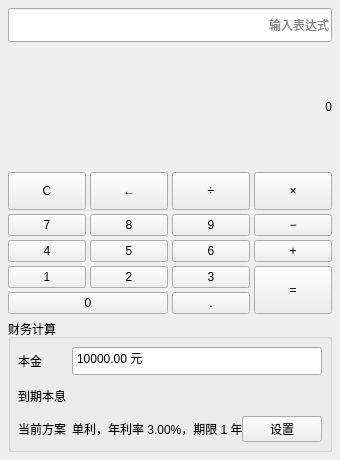
<?xml version="1.0" encoding="UTF-8"?>
<ui version="4.0">
 <class>MainWindow</class>
 <widget class="QMainWindow" name="MainWindow">
  <property name="geometry">
   <rect>
    <x>0</x>
    <y>0</y>
    <width>340</width>
    <height>460</height>
   </rect>
  </property>
  <property name="sizePolicy">
   <sizepolicy hsizetype="Preferred" vsizetype="Minimum">
    <horstretch>0</horstretch>
    <verstretch>0</verstretch>
   </sizepolicy>
  </property>
  <property name="minimumSize">
   <size>
    <width>320</width>
    <height>440</height>
   </size>
  </property>
  <property name="windowTitle">
   <string>财务计算器</string>
  </property>
  <widget class="QWidget" name="centralwidget">
   <layout class="QVBoxLayout" name="mainLayout">
    <property name="spacing">
     <number>5</number>
    </property>
    <property name="leftMargin">
     <number>8</number>
    </property>
    <property name="topMargin">
     <number>8</number>
    </property>
    <property name="rightMargin">
     <number>8</number>
    </property>
    <property name="bottomMargin">
     <number>8</number>
    </property>
    <item>
     <widget class="QLineEdit" name="expressionEdit">
      <property name="minimumSize">
       <size>
        <width>0</width>
        <height>34</height>
       </size>
      </property>
      <property name="alignment">
       <set>Qt::AlignRight</set>
      </property>
      <property name="placeholderText">
       <string>输入表达式</string>
      </property>
     </widget>
    </item>
    <item>
     <widget class="QLabel" name="resultLabel">
      <property name="minimumSize">
       <size>
        <width>0</width>
        <height>30</height>
       </size>
      </property>
      <property name="text">
       <string>0</string>
      </property>
      <property name="alignment">
       <set>Qt::AlignRight|Qt::AlignTrailing|Qt::AlignVCenter</set>
      </property>
     </widget>
    </item>
    <item>
     <widget class="QFrame" name="keyPanel">
      <layout class="QGridLayout" name="keyLayout">
       <property name="leftMargin">
        <number>0</number>
       </property>
       <property name="topMargin">
        <number>0</number>
       </property>
       <property name="rightMargin">
        <number>0</number>
       </property>
       <property name="bottomMargin">
        <number>0</number>
       </property>
       <property name="spacing">
        <number>4</number>
       </property>
       <item row="0" column="0">
        <widget class="QPushButton" name="clearButton">
         <property name="minimumSize">
          <size>
           <width>72</width>
           <height>38</height>
          </size>
         </property>
         <property name="text">
          <string>C</string>
         </property>
        </widget>
       </item>
       <item row="0" column="1">
        <widget class="QPushButton" name="backButton">
         <property name="minimumSize">
          <size>
           <width>72</width>
           <height>38</height>
          </size>
         </property>
         <property name="text">
          <string>←</string>
         </property>
        </widget>
       </item>
       <item row="0" column="2">
        <widget class="DraggableButton" name="divideButton">
         <property name="minimumSize">
          <size>
           <width>72</width>
           <height>38</height>
          </size>
         </property>
         <property name="text">
          <string>÷</string>
         </property>
         <property name="value" stdset="0">
          <string>/</string>
         </property>
        </widget>
       </item>
       <item row="0" column="3">
        <widget class="DraggableButton" name="multiplyButton">
         <property name="minimumSize">
          <size>
           <width>72</width>
           <height>38</height>
          </size>
         </property>
         <property name="text">
          <string>×</string>
         </property>
         <property name="value" stdset="0">
          <string>*</string>
         </property>
        </widget>
       </item>
       <item row="1" column="0">
        <widget class="DraggableButton" name="sevenButton">
         <property name="text">
          <string>7</string>
         </property>
         <property name="value" stdset="0">
          <string>7</string>
         </property>
        </widget>
       </item>
       <item row="1" column="1">
        <widget class="DraggableButton" name="eightButton">
         <property name="text">
          <string>8</string>
         </property>
         <property name="value" stdset="0">
          <string>8</string>
         </property>
        </widget>
       </item>
       <item row="1" column="2">
        <widget class="DraggableButton" name="nineButton">
         <property name="text">
          <string>9</string>
         </property>
         <property name="value" stdset="0">
          <string>9</string>
         </property>
        </widget>
       </item>
       <item row="1" column="3">
        <widget class="DraggableButton" name="minusButton">
         <property name="text">
          <string>−</string>
         </property>
         <property name="value" stdset="0">
          <string>-</string>
         </property>
        </widget>
       </item>
       <item row="2" column="0">
        <widget class="DraggableButton" name="fourButton">
         <property name="text">
          <string>4</string>
         </property>
         <property name="value" stdset="0">
          <string>4</string>
         </property>
        </widget>
       </item>
       <item row="2" column="1">
        <widget class="DraggableButton" name="fiveButton">
         <property name="text">
          <string>5</string>
         </property>
         <property name="value" stdset="0">
          <string>5</string>
         </property>
        </widget>
       </item>
       <item row="2" column="2">
        <widget class="DraggableButton" name="sixButton">
         <property name="text">
          <string>6</string>
         </property>
         <property name="value" stdset="0">
          <string>6</string>
         </property>
        </widget>
       </item>
       <item row="2" column="3">
        <widget class="DraggableButton" name="plusButton">
         <property name="text">
          <string>+</string>
         </property>
         <property name="value" stdset="0">
          <string>+</string>
         </property>
        </widget>
       </item>
       <item row="3" column="0">
        <widget class="DraggableButton" name="oneButton">
         <property name="text">
          <string>1</string>
         </property>
         <property name="value" stdset="0">
          <string>1</string>
         </property>
        </widget>
       </item>
       <item row="3" column="1">
        <widget class="DraggableButton" name="twoButton">
         <property name="text">
          <string>2</string>
         </property>
         <property name="value" stdset="0">
          <string>2</string>
         </property>
        </widget>
       </item>
       <item row="3" column="2">
        <widget class="DraggableButton" name="threeButton">
         <property name="text">
          <string>3</string>
         </property>
         <property name="value" stdset="0">
          <string>3</string>
         </property>
        </widget>
       </item>
       <item row="3" column="3" rowspan="2">
        <widget class="QPushButton" name="equalButton">
         <property name="sizePolicy">
          <sizepolicy hsizetype="Expanding" vsizetype="Expanding">
           <horstretch>0</horstretch>
           <verstretch>0</verstretch>
          </sizepolicy>
         </property>
         <property name="text">
          <string>=</string>
         </property>
        </widget>
       </item>
       <item row="4" column="0" colspan="2">
        <widget class="DraggableButton" name="zeroButton">
         <property name="text">
          <string>0</string>
         </property>
         <property name="value" stdset="0">
          <string>0</string>
         </property>
        </widget>
       </item>
       <item row="4" column="2">
        <widget class="DraggableButton" name="dotButton">
         <property name="text">
          <string>.</string>
         </property>
         <property name="value" stdset="0">
          <string>.</string>
         </property>
        </widget>
       </item>
      </layout>
     </widget>
    </item>
    <item>
     <widget class="QGroupBox" name="financeGroup">
      <property name="title">
       <string>财务计算</string>
      </property>
      <layout class="QFormLayout" name="financeLayout">
       <property name="horizontalSpacing">
        <number>6</number>
       </property>
       <property name="verticalSpacing">
        <number>5</number>
       </property>
       <property name="leftMargin">
        <number>7</number>
       </property>
       <property name="topMargin">
        <number>7</number>
       </property>
       <property name="rightMargin">
        <number>7</number>
       </property>
       <property name="bottomMargin">
        <number>7</number>
       </property>
       <item row="0" column="0">
        <widget class="QLabel" name="principalLabel">
         <property name="text">
          <string>本金</string>
         </property>
        </widget>
       </item>
       <item row="0" column="1">
       <widget class="QDoubleSpinBox" name="principalSpin">
         <property name="buttonSymbols">
          <enum>QAbstractSpinBox::NoButtons</enum>
         </property>
         <property name="minimumSize">
          <size>
           <width>0</width>
           <height>30</height>
          </size>
         </property>
         <property name="suffix">
          <string> 元</string>
         </property>
         <property name="maximum">
          <double>1000000000.000000000000000</double>
         </property>
         <property name="value">
          <double>10000.000000000000000</double>
         </property>
        </widget>
       </item>
       <item row="1" column="0">
       <widget class="QLabel" name="financeResultTitleLabel">
         <property name="text">
          <string>到期本息</string>
         </property>
        </widget>
       </item>
       <item row="1" column="1">
        <widget class="QLabel" name="financeResultLabel">
         <property name="minimumSize">
          <size>
           <width>0</width>
           <height>30</height>
          </size>
         </property>
         <property name="alignment">
          <set>Qt::AlignRight|Qt::AlignTrailing|Qt::AlignVCenter</set>
         </property>
        </widget>
       </item>
       <item row="2" column="0">
       <widget class="QLabel" name="parameterTitleLabel">
         <property name="text">
          <string>当前方案</string>
         </property>
        </widget>
       </item>
       <item row="2" column="1">
        <layout class="QHBoxLayout" name="parameterLayout">
         <item>
          <widget class="QLabel" name="parameterLabel">
           <property name="text">
            <string>单利，年利率 3.00%，期限 1 年</string>
           </property>
          </widget>
         </item>
         <item>
          <spacer name="parameterSpacer">
           <property name="orientation">
            <enum>Qt::Horizontal</enum>
           </property>
           <property name="sizeHint" stdset="0">
            <size>
             <width>20</width>
             <height>20</height>
            </size>
           </property>
          </spacer>
         </item>
         <item>
          <widget class="QPushButton" name="financeButton">
           <property name="text">
            <string>设置</string>
           </property>
          </widget>
         </item>
        </layout>
       </item>
      </layout>
     </widget>
    </item>
   </layout>
  </widget>
 </widget>
 <customwidgets>
  <customwidget>
   <class>DraggableButton</class>
   <extends>QPushButton</extends>
   <header>draggablebutton.h</header>
  </customwidget>
 </customwidgets>
 <resources/>
 <connections/>
</ui>
